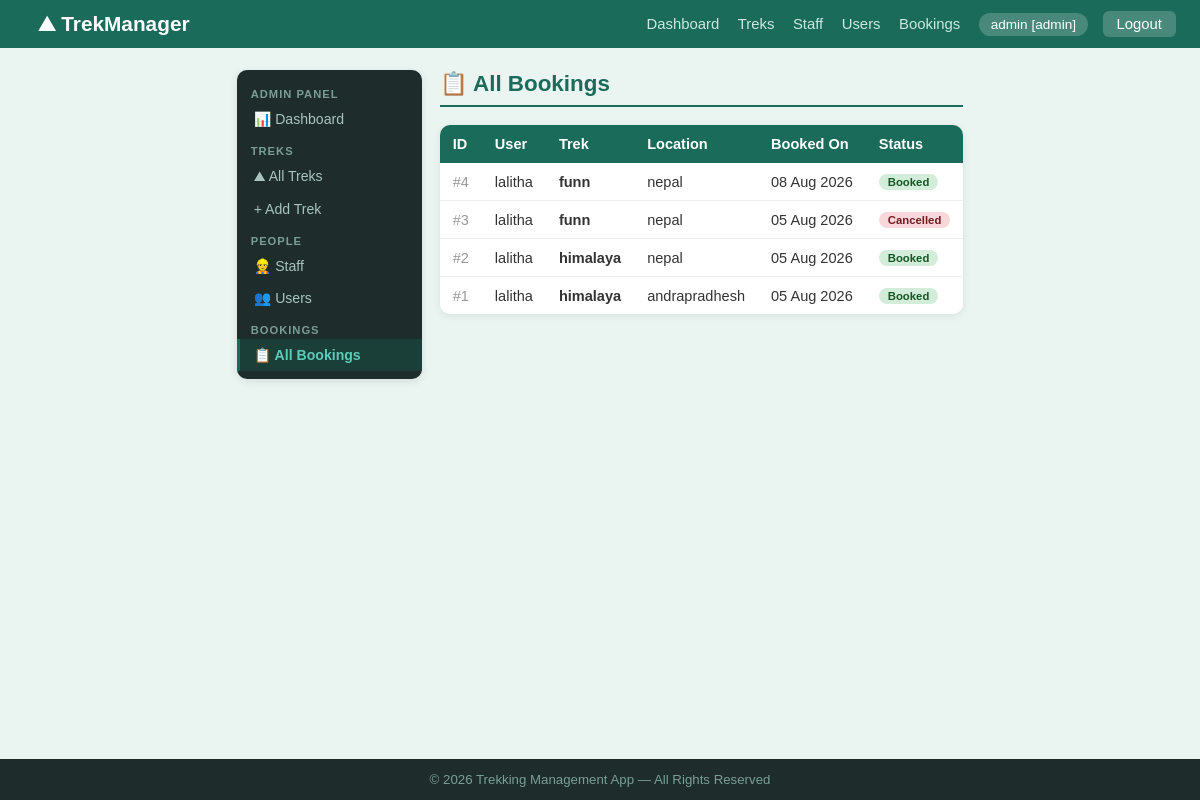
The page /admin/bookings (signed in) on the database as committed earlier.
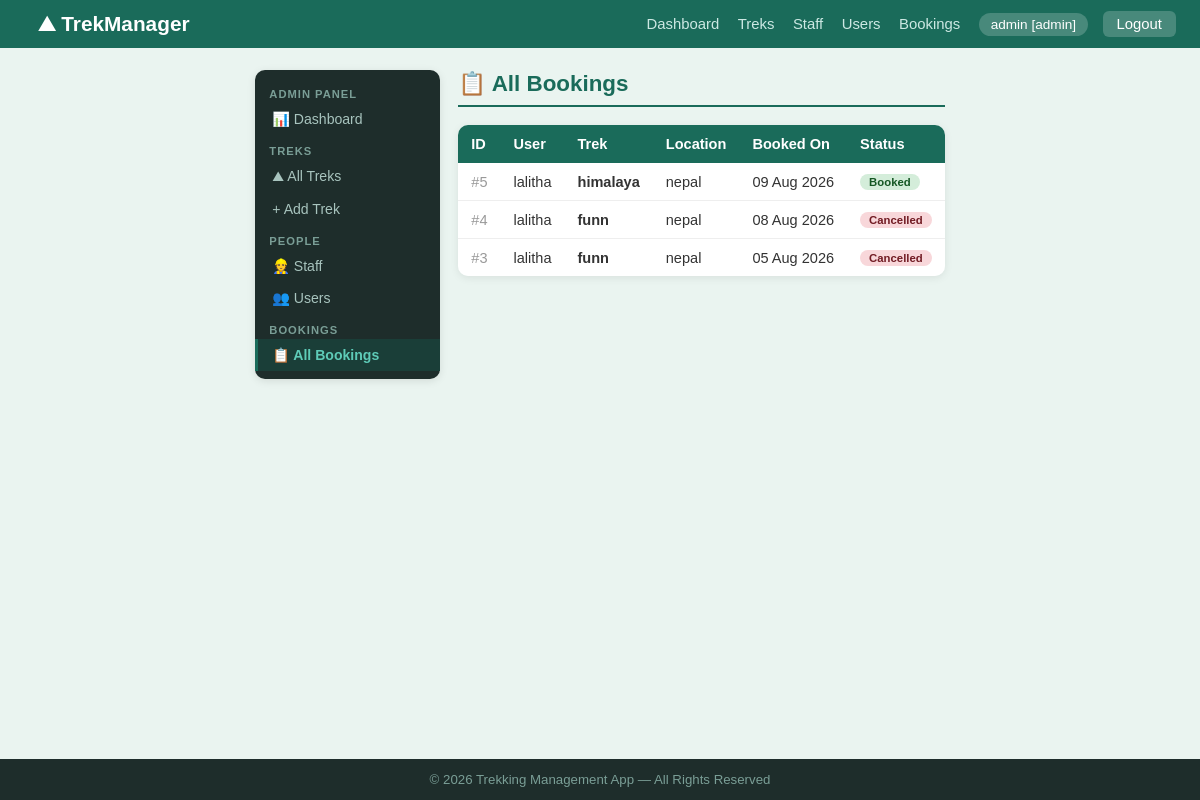
The same page on the database as committed later.
### models.py (models this page shows, shortened)
class Booking(db.Model):
    __tablename__ = 'bookings'
    id           = db.Column(db.Integer, primary_key=True)
    user_id      = db.Column(db.Integer, db.ForeignKey('users.id'), nullable=False)
    trek_id      = db.Column(db.Integer, db.ForeignKey('treks.id'), nullable=False)
    booking_date = db.Column(db.DateTime, default=datetime.utcnow)
    status       = db.Column(db.String(20), nullable=False, default='Booked')  # Booked / Cancelled / Completed

class User(db.Model):
    __tablename__ = 'users'
    id               = db.Column(db.Integer, primary_key=True)
    username         = db.Column(db.String(80), unique=True, nullable=False)
    email            = db.Column(db.String(120), unique=True, nullable=False)
    password         = db.Column(db.String(200), nullable=False)
    role             = db.Column(db.String(20), nullable=False, default='user')   # admin / staff / user
    status           = db.Column(db.String(20), nullable=False, default='active') # active / blacklisted
    approval_status  = db.Column(db.String(20), nullable=True, default='pending') # pending / approved / blacklisted
    phone            = db.Column(db.String(20), nullable=True)
    created_at       = db.Column(db.DateTime, default=datetime.utcnow)
    bookings = db.relationship('Booking', backref='user', lazy=True)

class Trek(db.Model):
    __tablename__ = 'treks'
    id              = db.Column(db.Integer, primary_key=True)
    name            = db.Column(db.String(150), nullable=False)
    location        = db.Column(db.String(150), nullable=False)
    difficulty      = db.Column(db.String(20), nullable=False)          # Easy / Moderate / Hard
    duration        = db.Column(db.Integer, nullable=False)             # days
    available_slots = db.Column(db.Integer, nullable=False, default=10)
    total_slots     = db.Column(db.Integer, nullable=False, default=10)
    status          = db.Column(db.String(20), nullable=False, default='Approved')  # Approved / Open / Closed / Completed
    start_date      = db.Column(db.Date, nullable=True)
    end_date        = db.Column(db.Date, nullable=True)
    description     = db.Column(db.Text, nullable=True)
    created_at      = db.Column(db.DateTime, default=datetime.utcnow)
    assigned_staff_id = db.Column(db.Integer, db.ForeignKey('users.id'), nullable=True)
    assigned_staff    = db.relationship('User', backref='assigned_treks', foreign_keys=[assigned_staff_id])
    bookings = db.relationship('Booking', backref='trek', lazy=True)

### app.py (the view)
@app.route('/admin/bookings')
def admin_bookings():
    user = get_current_user()
    if not user or user.role != 'admin':
        flash('Access denied.', 'danger')
        return redirect(url_for('login'))
    bookings = Booking.query.order_by(Booking.id.desc()).all()
    return render_template('admin/bookings.html', bookings=bookings)

### app.py (called while the page is built)
def get_current_user():
    if 'user_id' in session:
        return User.query.get(session['user_id'])
    return None

@app.context_processor
def inject_user():
    return dict(current_user=get_current_user)

### templates/admin/bookings.html (shortened to what this page needs)
{% extends 'admin/base_admin.html' %}
{% block bodyclass %}bg-admin{% endblock %}
{% block admin_content %}
<h2 class="page-title">&#128203; All Bookings</h2>
{% if bookings %}
<div class="table-wrap">
    <table>
        <thead><tr><th>ID</th><th>User</th><th>Trek</th><th>Location</th><th>Booked On</th><th>Status</th></tr></thead>
        <tbody>
        {% for b in bookings %}
        <tr>
            <td style="color:#999;">#{{ b.id }}</td>
            <td>{{ b.user.username }}</td>
            <td><b>{{ b.trek.name }}</b></td>
            <td>{{ b.trek.location }}</td>
            <td>{{ b.booking_date.strftime('%d %b %Y') }}</td>
            <td><span class="badge badge-{{ b.status | lower }}">{{ b.status }}</span></td>
        </tr>
        {% endfor %}
        </tbody>
    </table>
</div>
{% else %}
<div class="alert alert-info">No bookings yet.</div>
{% endif %}
{% endblock %}

Rows that differ between the two databases and show on the page:
removed Booking: id "2", user.username "lalitha", trek.name "himalaya", trek.location "nepal", booking_date "05 Aug 2026", status "Booked"
removed Booking: id "1", user.username "lalitha", trek.name "himalaya", trek.location "andrapradhesh", booking_date "05 Aug 2026", status "Booked"
added Booking: id "5", user.username "lalitha", trek.name "himalaya", trek.location "nepal", booking_date "09 Aug 2026", status "Booked"
changed Booking "08 Aug 2026": status "Booked" → "Cancelled"
